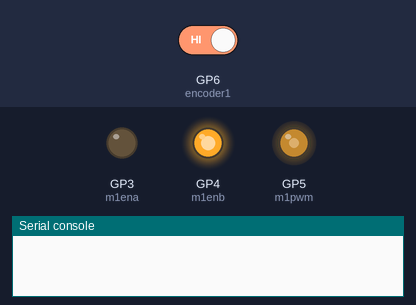
Simulated run of this program. Board: Raspberry Pi Pico running MicroPython. Shown: output pins drawn as LEDs (lit = HIGH), the last lines printed to the serial console. Inputs (shaded band) come from the test bench; at power-on: GP6 (encoder1) HIGH.

Above: at 1.2 s.
1.3 s: GP6 (encoder1) driven LOW
At 5.7 s:
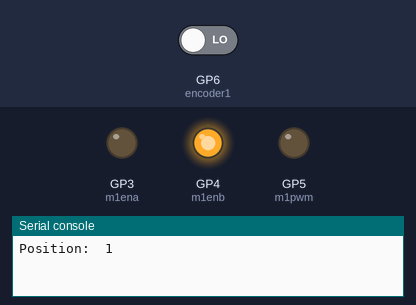
Timing chart, 0 to 7.2 s (numbered marks = the images above; inputs shaded):
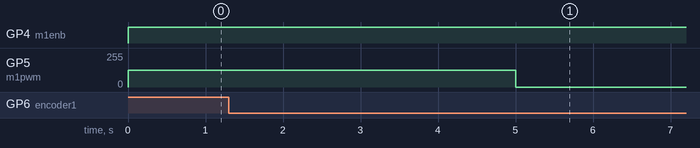

The program:

testEncoder.py
```python
from machine import Pin
from machine import PWM
import utime

encoder1 = Pin(6, Pin.IN )
encoder2 = Pin(7, Pin.IN )

position = 0

def encoderHandler(pin):
    global position
    position = position + 1
    print ( "Position: ", position )

encoder1.irq ( trigger=Pin.IRQ_RISING|Pin.IRQ_FALLING, handler=encoderHandler )

m1ena = Pin(3, Pin.OUT )
m1enb = Pin(4, Pin.OUT )
m1pwm = PWM(Pin(5))

m1ena.value(0)
m1enb.value(1)
m1pwm.freq(500)

m1pwm.duty_u16( 32000 )
utime.sleep(5)
m1pwm.duty_u16( 0 )
```
